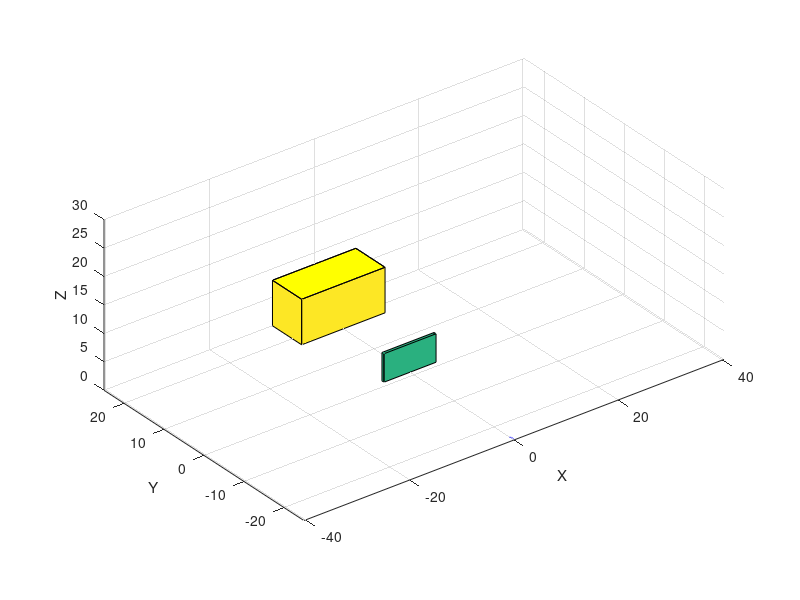

This chart was generated by the following MATLAB code:
ballsWeight=[[340,69],[390,69],[450,68.83185 ]];
 	 
clear;

disp("Free Kick Simulator");

% Get input from the user
Vf1 = input('Enter velocity for the kick: '); % Velocity of the foot before Kick 

% Constant Variable
AD = 1.2;       % Air Density at Sea Level (kg/m^3)
DC = 0.8;       % Drag Coefficient
cross_section = 0.1;  % Cross section area of a soccer ball (varies in size)
G = 9.81;              % Gravity
D = AD * DC * cross_section; % Drag Calculation
t = 0:0.1:15; % Time

ball_mass = 2;      % Mass of the Ball (varies in size)
foot_mass = 1.43;      % Mass of the Foot
e = 0.68;       % Coefficient 
Vf2 = 1;            % Velocity of the foot after Kick
Vb1 = 0;        % Velocity of the ball before Kick (Constant value 0)
Vb2 = (Vf1 * (foot_mass * (1+ e)) + Vb1 * (ball_mass - e * foot_mass)) / (foot_mass + ball_mass); % Velocity of the ball after Kick

%goal post
l =  8;                                                 % Length
w = 7.3;                                                 % Width
h = 8;                                                 % Height
X = [-1  -1   1   1  -1; -1  -1   1   1  -1]*l;
Y = [2.42  3.42   3.42  2.42  2.42; 2.42   3.42   3.42  2.42  2.42]*w;
Z = [ 1   1   1   1   1;  0   0   0   0   0]*h;
figure(1)
surf(X, Y, Z)                                           % Plot Walls post
hold on
patch(X(1,:), Y(1,:), Z(1,:), 'y')               


wX = [-1  -1   1   1  -1; -1  -1   1   1  -1]*5;
wY = [2  3   3  2  2; 2   3   3  2  2]*0.5;
wZ = [ 1   1   1   1   1;  0   0   0   0   0]*5;

surf(wX, wY, wZ)                                           % Plot Wall of meat
patch(X(1,:) + 15, Y(1,:) + 20, Z(1,:), 'y')            

grid on
axis equal
axis([-40.3  40.3 -25  25 0 30])
hold on

%Label Graph
xlabel('X');
ylabel('Y');
zlabel('Z');

y_initial = -25;

% Calculate the Velocity respect to angle
vx = -30;
v0y = Vb2 * cosd(30);
v0z = Vb2 * sind(30);
vz = v0z-G*t;

x = vx*t;
y = y_initial+v0y.*t ;
z = v0z.*t-0.5*G*(t.^2);

plot3(linspace(0,0,length(y)),y,z,'-b');

% Calculate the position

% Then plot 3D
